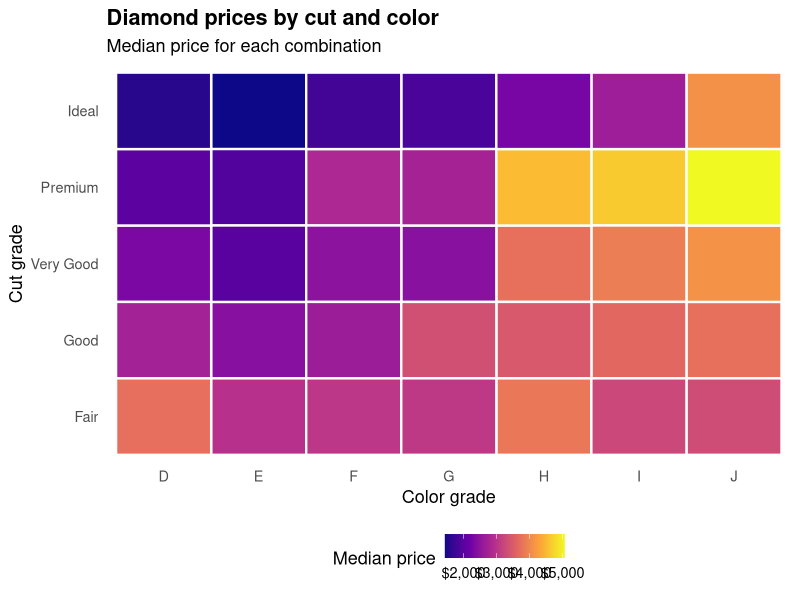

Write the R code that produced this figure.
library(tidyverse)

median_prices <- diamonds |>
  summarise(median_price = median(price), .by = c(cut, color))

diamonds_plot <- ggplot(median_prices, aes(x = color, y = cut, fill = median_price)) +
  geom_tile(color = "white", linewidth = 0.8) +
  scale_fill_viridis_c(
    option = "C",
    labels = \(x) paste0("$", format(x, big.mark = ",", scientific = FALSE))
  ) +
  labs(
    title = "Diamond prices by cut and color",
    subtitle = "Median price for each combination",
    x = "Color grade",
    y = "Cut grade",
    fill = "Median price"
  ) +
  theme_minimal(base_size = 13) +
  theme(
    plot.title = element_text(face = "bold"),
    panel.grid = element_blank(),
    legend.position = "bottom"
  )

ggsave("diamonds-2.png", plot = diamonds_plot, width = 10, height = 6, dpi = 300)
